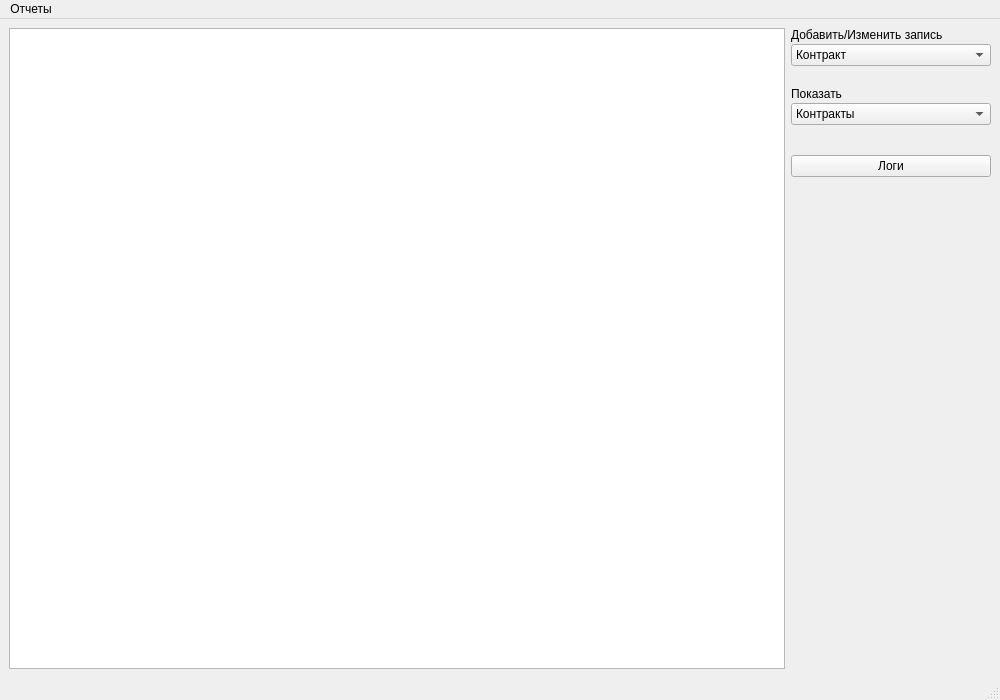
<?xml version="1.0" encoding="UTF-8"?>
<ui version="4.0">
 <class>MainWindow</class>
 <widget class="QMainWindow" name="MainWindow">
  <property name="geometry">
   <rect>
    <x>0</x>
    <y>0</y>
    <width>1000</width>
    <height>700</height>
   </rect>
  </property>
  <property name="windowTitle">
   <string>MainWindow</string>
  </property>
  <widget class="QWidget" name="centralwidget">
   <layout class="QGridLayout" name="gridLayout">
    <item row="0" column="0">
     <widget class="QTableView" name="tableView"/>
    </item>
    <item row="0" column="1">
     <layout class="QVBoxLayout" name="verticalLayout_3">
      <property name="spacing">
       <number>20</number>
      </property>
      <item>
       <layout class="QVBoxLayout" name="verticalLayout_2">
        <property name="spacing">
         <number>2</number>
        </property>
        <item>
         <widget class="QLabel" name="label">
          <property name="minimumSize">
           <size>
            <width>200</width>
            <height>0</height>
           </size>
          </property>
          <property name="maximumSize">
           <size>
            <width>200</width>
            <height>16777215</height>
           </size>
          </property>
          <property name="text">
           <string>Добавить/Изменить запись</string>
          </property>
         </widget>
        </item>
        <item>
         <widget class="QComboBox" name="comboBoxAddOrChange">
          <property name="minimumSize">
           <size>
            <width>200</width>
            <height>0</height>
           </size>
          </property>
          <property name="maximumSize">
           <size>
            <width>200</width>
            <height>16777215</height>
           </size>
          </property>
          <item>
           <property name="text">
            <string>Контракт</string>
           </property>
          </item>
          <item>
           <property name="text">
            <string>Агент/Контрагент</string>
           </property>
          </item>
          <item>
           <property name="text">
            <string>Документ</string>
           </property>
          </item>
          <item>
           <property name="text">
            <string>Запись о сделке</string>
           </property>
          </item>
          <item>
           <property name="text">
            <string>Объект</string>
           </property>
          </item>
          <item>
           <property name="text">
            <string>Субъект</string>
           </property>
          </item>
         </widget>
        </item>
       </layout>
      </item>
      <item>
       <spacer name="verticalSpacer_3">
        <property name="orientation">
         <enum>Qt::Vertical</enum>
        </property>
        <property name="sizeType">
         <enum>QSizePolicy::Minimum</enum>
        </property>
        <property name="sizeHint" stdset="0">
         <size>
          <width>20</width>
          <height>1</height>
         </size>
        </property>
       </spacer>
      </item>
      <item>
       <layout class="QVBoxLayout" name="verticalLayout">
        <property name="spacing">
         <number>2</number>
        </property>
        <item>
         <widget class="QLabel" name="label_2">
          <property name="minimumSize">
           <size>
            <width>200</width>
            <height>0</height>
           </size>
          </property>
          <property name="maximumSize">
           <size>
            <width>200</width>
            <height>16777215</height>
           </size>
          </property>
          <property name="text">
           <string>Показать</string>
          </property>
         </widget>
        </item>
        <item>
         <widget class="QComboBox" name="comboBoxShowTables">
          <property name="minimumSize">
           <size>
            <width>200</width>
            <height>0</height>
           </size>
          </property>
          <property name="maximumSize">
           <size>
            <width>200</width>
            <height>16777215</height>
           </size>
          </property>
          <item>
           <property name="text">
            <string>Контракты</string>
           </property>
          </item>
          <item>
           <property name="text">
            <string>Агенты/Контрагенты</string>
           </property>
          </item>
          <item>
           <property name="text">
            <string>Документы</string>
           </property>
          </item>
          <item>
           <property name="text">
            <string>Записи о сделке</string>
           </property>
          </item>
          <item>
           <property name="text">
            <string>Объекты</string>
           </property>
          </item>
          <item>
           <property name="text">
            <string>Субъекты</string>
           </property>
          </item>
         </widget>
        </item>
        <item>
         <spacer name="verticalSpacer_2">
          <property name="orientation">
           <enum>Qt::Vertical</enum>
          </property>
          <property name="sizeType">
           <enum>QSizePolicy::Minimum</enum>
          </property>
          <property name="sizeHint" stdset="0">
           <size>
            <width>20</width>
            <height>10</height>
           </size>
          </property>
         </spacer>
        </item>
       </layout>
      </item>
      <item>
       <widget class="QPushButton" name="pushButtonReport">
        <property name="minimumSize">
         <size>
          <width>200</width>
          <height>0</height>
         </size>
        </property>
        <property name="maximumSize">
         <size>
          <width>200</width>
          <height>16777215</height>
         </size>
        </property>
        <property name="text">
         <string>Логи</string>
        </property>
       </widget>
      </item>
      <item>
       <spacer name="verticalSpacer">
        <property name="orientation">
         <enum>Qt::Vertical</enum>
        </property>
        <property name="sizeHint" stdset="0">
         <size>
          <width>20</width>
          <height>40</height>
         </size>
        </property>
       </spacer>
      </item>
     </layout>
    </item>
   </layout>
  </widget>
  <widget class="QMenuBar" name="menubar">
   <property name="geometry">
    <rect>
     <x>0</x>
     <y>0</y>
     <width>1000</width>
     <height>25</height>
    </rect>
   </property>
   <widget class="QMenu" name="menu">
    <property name="title">
     <string>Отчеты</string>
    </property>
    <addaction name="action"/>
    <addaction name="action_2"/>
    <addaction name="action_3"/>
    <addaction name="action_1"/>
    <addaction name="action_4"/>
   </widget>
   <addaction name="menu"/>
  </widget>
  <widget class="QStatusBar" name="statusbar"/>
  <action name="action">
   <property name="text">
    <string>ИНН</string>
   </property>
  </action>
  <action name="action_2">
   <property name="text">
    <string>Договора с контрактами (Юр. лица)</string>
   </property>
  </action>
  <action name="action_3">
   <property name="text">
    <string>Сегодняшние договора агентами (Юр. лица)</string>
   </property>
  </action>
  <action name="action_1">
   <property name="text">
    <string>Договора с контрагентами ( &gt; 1 года) (Физ. лица)</string>
   </property>
  </action>
  <action name="action_4">
   <property name="text">
    <string>Договора с агентами (Физ. лица)</string>
   </property>
  </action>
 </widget>
 <resources/>
 <connections/>
</ui>
